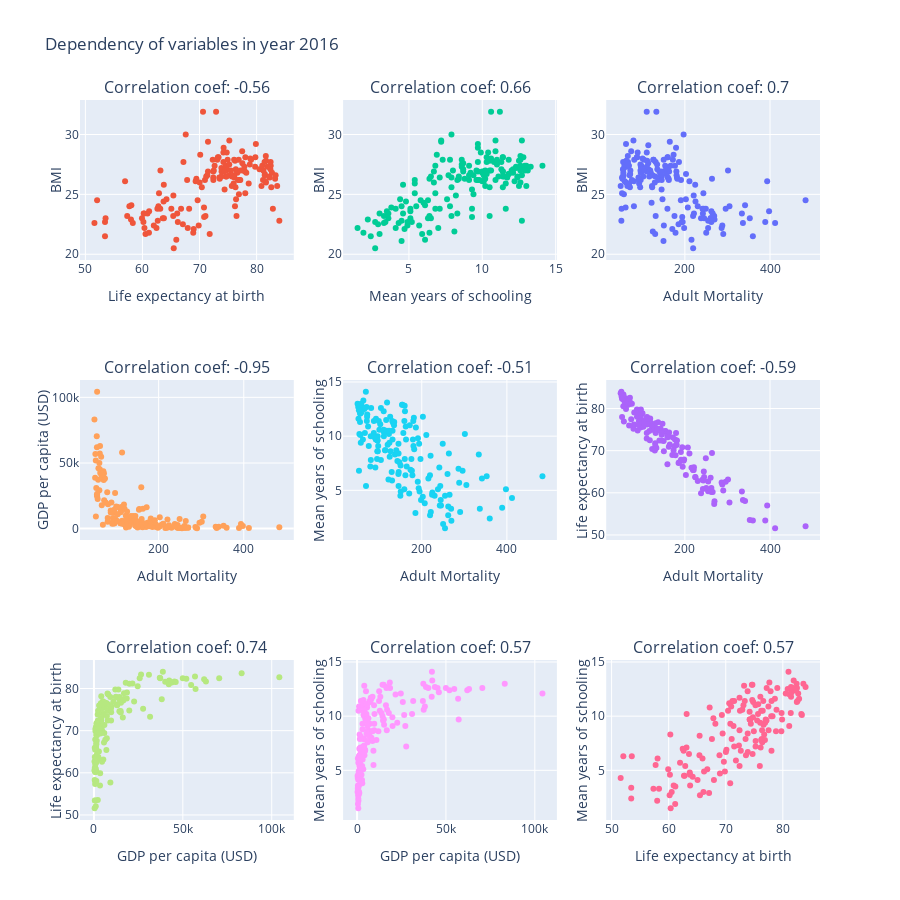

The code cell stored with this chart in its notebook:
### Code cell
def dependency(y, df=df):
    x_data = ['Adult Mortality', 'Life expectancy at birth', 'Mean years of schooling', 'Adult Mortality',
    'Adult Mortality', 'Adult Mortality', 'Life expectancy at birth','GDP per capita (USD)','GDP per capita (USD)']
    y_data = ['BMI', 'BMI', 'BMI', 'Life expectancy at birth', 'GDP per capita (USD)','Mean years of schooling',
    'Mean years of schooling','Life expectancy at birth','Mean years of schooling']
    titles = ['Correlation coef: ' + str(round(df[x_data[i]].corr(df[y_data[i]]),2)) for i in range(9)]
    plot_title = "Dependency of variables in year {}".format(y)
    h, w = 900, 900

    fig = py.subplots.make_subplots(rows=3, cols=3, subplot_titles=titles)
    df = df[df.Year == y]

    for i in range(9):
        c = i%3
        if i%3 == 0: c = 3
        r = m.ceil((i + 1)/3)
        plot = go.Scatter(x=df[x_data[i]], y=df[y_data[i]], mode='markers')
        fig.add_trace(plot, row = r, col = c)
        fig.update_xaxes(title_text=x_data[i], row=r, col=c)
        fig.update_yaxes(title_text=y_data[i], row=r, col=c, title_standoff = 0.1)

    fig.update_layout(height=h, width=w,
        showlegend=False,
        title_text=plot_title)

    # py.io.write_image(fig, './imgs/coeff/' + plot_title + '.png', format='png', width=w, height=h, scale=3)
    fig.show()

dependency(2016)

### Figure 1 — Plotly figure (JSON) as saved in the notebook; plotly's stock layout.template omitted (floating-point values rounded to 4 significant figures; data arrays with more than 128 entries replaced by an {"elided": "..."} marker saying what was removed)
{"data": [{"mode": "markers", "type": "scatter", "x": {"elided": "179 float values"}, "xaxis": "x3", "y": {"elided": "179 float values"}, "yaxis": "y3"}, {"mode": "markers", "type": "scatter", "x": {"elided": "179 float values"}, "xaxis": "x", "y": {"elided": "179 float values"}, "yaxis": "y"}, {"mode": "markers", "type": "scatter", "x": {"elided": "179 float values"}, "xaxis": "x2", "y": {"elided": "179 float values"}, "yaxis": "y2"}, {"mode": "markers", "type": "scatter", "x": {"elided": "179 float values"}, "xaxis": "x6", "y": {"elided": "179 float values"}, "yaxis": "y6"}, {"mode": "markers", "type": "scatter", "x": {"elided": "179 float values"}, "xaxis": "x4", "y": {"elided": "179 float values"}, "yaxis": "y4"}, {"mode": "markers", "type": "scatter", "x": {"elided": "179 float values"}, "xaxis": "x5", "y": {"elided": "179 float values"}, "yaxis": "y5"}, {"mode": "markers", "type": "scatter", "x": {"elided": "179 float values"}, "xaxis": "x9", "y": {"elided": "179 float values"}, "yaxis": "y9"}, {"mode": "markers", "type": "scatter", "x": {"elided": "179 float values"}, "xaxis": "x7", "y": {"elided": "179 float values"}, "yaxis": "y7"}, {"mode": "markers", "type": "scatter", "x": {"elided": "179 float values"}, "xaxis": "x8", "y": {"elided": "179 float values"}, "yaxis": "y8"}], "layout": {"annotations": [{"font": {"size": 16}, "showarrow": false, "text": "Correlation coef: -0.56", "x": 0.1444, "xanchor": "center", "xref": "paper", "y": 1, "yanchor": "bottom", "yref": "paper"}, {"font": {"size": 16}, "showarrow": false, "text": "Correlation coef: 0.66", "x": 0.5, "xanchor": "center", "xref": "paper", "y": 1, "yanchor": "bottom", "yref": "paper"}, {"font": {"size": 16}, "showarrow": false, "text": "Correlation coef: 0.7", "x": 0.8556, "xanchor": "center", "xref": "paper", "y": 1, "yanchor": "bottom", "yref": "paper"}, {"font": {"size": 16}, "showarrow": false, "text": "Correlation coef: -0.95", "x": 0.1444, "xanchor": "center", "xref": "paper", "y": 0.6111, "yanchor": "bottom", "yref": "paper"}, {"font": {"size": 16}, "showarrow": false, "text": "Correlation coef: -0.51", "x": 0.5, "xanchor": "center", "xref": "paper", "y": 0.6111, "yanchor": "bottom", "yref": "paper"}, {"font": {"size": 16}, "showarrow": false, "text": "Correlation coef: -0.59", "x": 0.8556, "xanchor": "center", "xref": "paper", "y": 0.6111, "yanchor": "bottom", "yref": "paper"}, {"font": {"size": 16}, "showarrow": false, "text": "Correlation coef: 0.74", "x": 0.1444, "xanchor": "center", "xref": "paper", "y": 0.2222, "yanchor": "bottom", "yref": "paper"}, {"font": {"size": 16}, "showarrow": false, "text": "Correlation coef: 0.57", "x": 0.5, "xanchor": "center", "xref": "paper", "y": 0.2222, "yanchor": "bottom", "yref": "paper"}, {"font": {"size": 16}, "showarrow": false, "text": "Correlation coef: 0.57", "x": 0.8556, "xanchor": "center", "xref": "paper", "y": 0.2222, "yanchor": "bottom", "yref": "paper"}], "height": 900, "showlegend": false, "title": {"text": "Dependency of variables in year 2016"}, "width": 900, "xaxis": {"anchor": "y", "autorange": true, "domain": [0, 0.2889], "range": [49.06, 86.51], "title": {"text": "Life expectancy at birth"}, "type": "linear"}, "xaxis2": {"anchor": "y2", "autorange": true, "domain": [0.3556, 0.6444], "range": [0.5161, 15.08], "title": {"text": "Mean years of schooling"}, "type": "linear"}, "xaxis3": {"anchor": "y3", "autorange": true, "domain": [0.7111, 1], "range": [15.29, 517.4], "title": {"text": "Adult Mortality"}, "type": "linear"}, "xaxis4": {"anchor": "y4", "autorange": true, "domain": [0, 0.2889], "range": [15.29, 517.4], "title": {"text": "Adult Mortality"}, "type": "linear"}, "xaxis5": {"anchor": "y5", "autorange": true, "domain": [0.3556, 0.6444], "range": [15.29, 517.4], "title": {"text": "Adult Mortality"}, "type": "linear"}, "xaxis6": {"anchor": "y6", "autorange": true, "domain": [0.7111, 1], "range": [15.29, 517.4], "title": {"text": "Adult Mortality"}, "type": "linear"}, "xaxis7": {"anchor": "y7", "autorange": true, "domain": [0, 0.2889], "range": [-7839.0, 112400.0], "title": {"text": "GDP per capita (USD)"}, "type": "linear"}, "xaxis8": {"anchor": "y8", "autorange": true, "domain": [0.3556, 0.6444], "range": [-7839.0, 112400.0], "title": {"text": "GDP per capita (USD)"}, "type": "linear"}, "xaxis9": {"anchor": "y9", "autorange": true, "domain": [0.7111, 1], "range": [49.06, 86.51], "title": {"text": "Life expectancy at birth"}, "type": "linear"}, "yaxis": {"anchor": "x", "autorange": true, "domain": [0.7778, 1], "range": [19.52, 32.88], "title": {"standoff": 0.1, "text": "BMI"}, "type": "linear"}, "yaxis2": {"anchor": "x2", "autorange": true, "domain": [0.7778, 1], "range": [19.52, 32.88], "title": {"standoff": 0.1, "text": "BMI"}, "type": "linear"}, "yaxis3": {"anchor": "x3", "autorange": true, "domain": [0.7778, 1], "range": [19.52, 32.88], "title": {"standoff": 0.1, "text": "BMI"}, "type": "linear"}, "yaxis4": {"anchor": "x4", "autorange": true, "domain": [0.3889, 0.6111], "range": [-8670.0, 113200.0], "title": {"standoff": 0.1, "text": "GDP per capita (USD)"}, "type": "linear"}, "yaxis5": {"anchor": "x5", "autorange": true, "domain": [0.3889, 0.6111], "range": [0.4154, 15.18], "title": {"standoff": 0.1, "text": "Mean years of schooling"}, "type": "linear"}, "yaxis6": {"anchor": "x6", "autorange": true, "domain": [0.3889, 0.6111], "range": [48.8, 86.77], "title": {"standoff": 0.1, "text": "Life expectancy at birth"}, "type": "linear"}, "yaxis7": {"anchor": "x7", "autorange": true, "domain": [0, 0.2222], "range": [48.8, 86.77], "title": {"standoff": 0.1, "text": "Life expectancy at birth"}, "type": "linear"}, "yaxis8": {"anchor": "x8", "autorange": true, "domain": [0, 0.2222], "range": [0.4154, 15.18], "title": {"standoff": 0.1, "text": "Mean years of schooling"}, "type": "linear"}, "yaxis9": {"anchor": "x9", "autorange": true, "domain": [0, 0.2222], "range": [0.4154, 15.18], "title": {"standoff": 0.1, "text": "Mean years of schooling"}, "type": "linear"}}}
